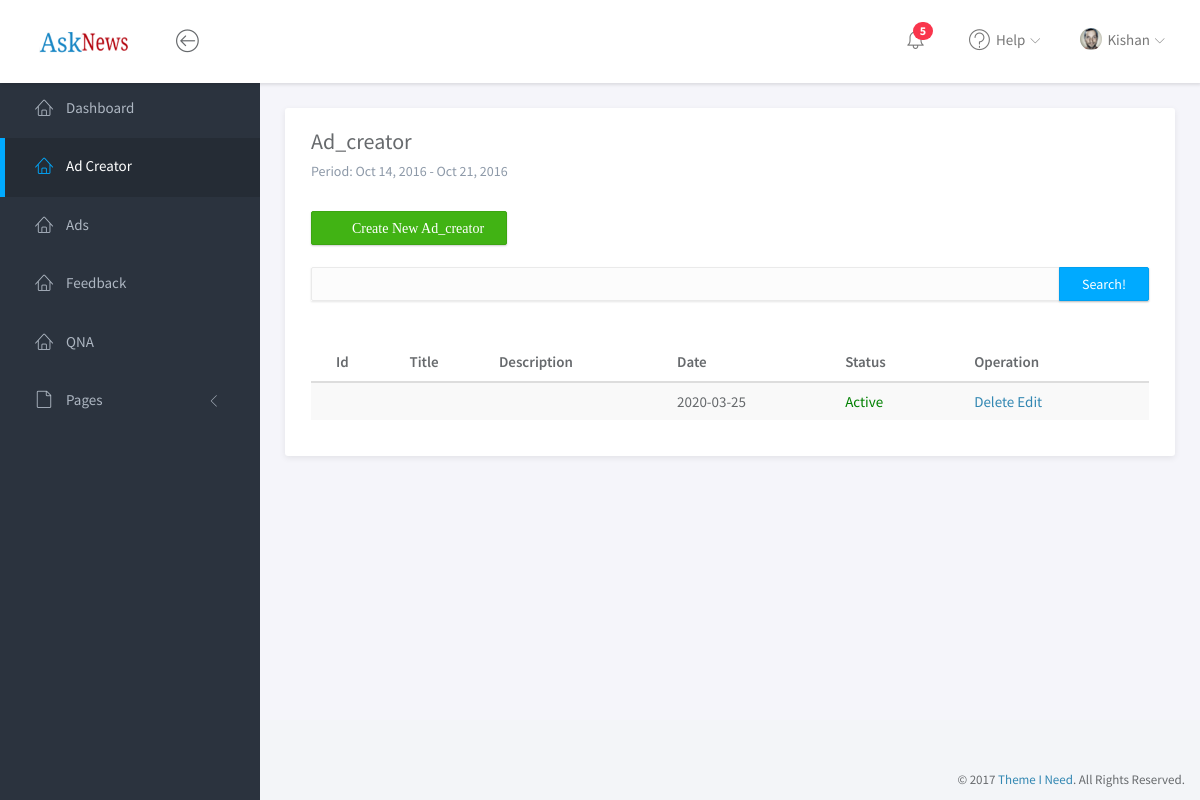
Page /Sub_Admin/ad_creator.php (signed in) on the committed database.
### tables this page shows
CREATE TABLE `tbl_module_user` (
  `id` int(5) NOT NULL,
  `user_name` varchar(30) NOT NULL,
  `image` varchar(30) NOT NULL,
  `first_name` varchar(30) NOT NULL,
  `last_name` varchar(30) NOT NULL,
  `email` varchar(50) NOT NULL,
  `password` text NOT NULL,
  `date` timestamp NOT NULL DEFAULT CURRENT_TIMESTAMP ON UPDATE CURRENT_TIMESTAMP,
  `status` tinyint(1) NOT NULL DEFAULT '1',
  `role` tinyint(1) NOT NULL DEFAULT '1'
);

CREATE TABLE `tbl_ad_creator` (
  `ad_creator_id` int(10) NOT NULL,
  `profile_image` varchar(30) NOT NULL,
  `username` varchar(30) NOT NULL,
  `company_name` varchar(30) NOT NULL,
  `about` varchar(255) NOT NULL,
  `phone` varchar(10) NOT NULL,
  `email` varchar(30) NOT NULL,
  `password` varchar(30) NOT NULL,
  `c_date` date NOT NULL,
  `u_date` timestamp NOT NULL DEFAULT CURRENT_TIMESTAMP ON UPDATE CURRENT_TIMESTAMP,
  `ip` varchar(50) NOT NULL,
  `status` tinyint(1) NOT NULL,
  `cvv_number` int(3) NOT NULL,
  `card_number` int(19) NOT NULL,
  `wallet` decimal(10,0) NOT NULL,
  `lifetime_amount` decimal(10,0) NOT NULL,
  `spend_amount` decimal(10,0) NOT NULL,
  `approval` tinyint(1) NOT NULL
);

### Sub_Admin/engine/engine.php (called while the page is built, shortened)
<?php
@$page=$_GET["page"];
  if($page=="" || $page==1)
  {
      @$page1=0;
  }
  else
  {
      @$page1=($page*5)-5;
  }
  if($type=="news"){
    $select="SELECT * FROM `tbl_$type` limit $page1,5";
  }else{
  $select="SELECT * FROM `tbl_$type` limit $page1,5";
  }
  $sql="SELECT * FROM `tbl_module_user` WHERE `user_name`='$ses' ";
  $qry=mysqli_query($con,$sql);
  $data=mysqli_fetch_array($qry);
if(isset($_POST["m_'.$type.'"])){
  $sql=$select;
}else{
  $sql=$select;
}
if(isset($_POST['search'])){
	if($_POST['keyword']==NULL){
    $error="Please Enter Hint Like ID or Title or caption to search ";
    $sql=$select;
  }
else{
  $searchkey = $_POST['keyword'];
  if($type=="picture" || $type=="slideshow"){
    $sql="select * from tbl_$type where caption like '%$searchkey%' or id like '%$searchkey%' and deletion='1'";
    }
    if($type=="gallery" || $type=="categories"){
      $sql="select * from tbl_$type where title like '%$searchkey%' or id like '%$searchkey%' and deletion='1'";
      }
      if($type=="qna"){
        $sql="select * from tbl_$type where question like '%$searchkey%' or id like '%$searchkey%' and deletion='1'";
        }
        if($type=="feedbcak"){
          $sql="select * from tbl_$type where subject like '%$searchkey%' or message like '%$searchkey%' or id like '%$searchkey%' and deletion='1'";
          }
}
}else{
  $sql=$select;
  }
  $query=mysqli_query($con,$sql);
?>

### Sub_Admin/Manager/ad_creator/tbl.php (the view, shortened to what this page needs)
<form action="<?php echo $_SERVER['PHP_SELF'];?>" method="post">
<button type="submit" class="btn btn-success" name="create"><i class="fa fa-plus-square">&nbsp; Create New <?php echo ucfirst($type);?></i></button>
           <br><br>             <div class="input-group">
							<input class="form-control" type="text" name="keyword">
							<span class="input-group-btn"><button class="btn btn-primary" type="submit" name="search">Search!</button></span>
						</div>
				<br><br>
                		<table class="table table-striped">
										<thead>
											<tr>
											<th>Id</th>
											<th>Title</th>
											<th>Description</th>
											<th>Date</th>
											<th>Status</th>
											<th>Operation</th>
											</tr>
										</thead>
										<tbody>
										<?php
	  while($row=mysqli_fetch_array($query)):
	  ?>
											<tr>
											<td><?php echo $row['id']; ?></td>
											<td><?php echo $row['title']; ?></td>
											<td><?php echo $row['seo_desc']; ?></td>
											<td><?php echo $row['c_date']; ?></td>
											<td>
		<a href="?status=<?php echo $row['id']; ?>" style="color:<?php echo $row['status']?'green':'red'; ?>" onclick="return confirm('Are you sure to change the status of item?')">
		<?php echo $row['status']?'Active':'in-active'; ?></td>
        <td><a href="?del=<?php echo $row['id']; ?>" class="ico del" onclick="return confirm('Are you sure to delete this item?')">Delete</a>
        <a href="?edit=<?php echo $row['id']; ?>" class="ico edit">Edit</a></td>
											</tr>
											<?php
											endwhile;
											?>
										</tbody>
									</table>
						</form>

### Sub_Admin/Includes/header.php (shortened to what this page needs)
<?php
include "../Super_Admin/includes/dbconfig.php";
$ses="";
	if(isset($_SESSION['newAdSub-AdminLogin'])||isset($_SESSION['newNewsSub-AdminLogin'])){
	if(isset($_SESSION['newAdSub-AdminLogin'])){
		$ses=$_SESSION['newAdSub-AdminLogin'];
	}else{
		$ses=$_SESSION['newNewsSub-AdminLogin'];
	}
    }
    else{
        header ("location: login.php");
    }
	include "engine/engine.php";
?>
<!doctype html>
<html lang="en">
<head>
	<link rel="stylesheet" href="assets/vendor/bootstrap/css/bootstrap.min.css">
	<link rel="stylesheet" href="assets/vendor/font-awesome/css/font-awesome.min.css">
	<link rel="stylesheet" href="assets/vendor/linearicons/style.css">
	<link rel="stylesheet" href="assets/vendor/toastr/toastr.min.css">
	<link rel="stylesheet" href="assets/css/main.css">
	<link rel="stylesheet" href="assets/css/demo.css">
</head>
<body>
	<div id="wrapper">
		<nav class="navbar navbar-default navbar-fixed-top">
			<div class="brand" >
				<a href="index.html"><img src="assets/img/logo-dark.png" style="height:21px;width:90px;"  ></a>
			</div>
			<div class="container-fluid">
				<div class="navbar-btn">
					<button type="button" class="btn-toggle-fullwidth"><i class="lnr lnr-arrow-left-circle"></i></button>
				</div>
				<div id="navbar-menu">
					<ul class="nav navbar-nav navbar-right">
						<li class="dropdown">
							<a href="#" class="dropdown-toggle icon-menu" data-toggle="dropdown">
								<i class="lnr lnr-alarm"></i>
								<span class="badge bg-danger">5</span>
							</a>
						</li>
						<li class="dropdown">
							<a href="#" class="dropdown-toggle" data-toggle="dropdown"><i class="lnr lnr-question-circle"></i> <span>Help</span> <i class="icon-submenu lnr lnr-chevron-down"></i></a>
						</li>
						<li class="dropdown">
							<a href="#" class="dropdown-toggle" data-toggle="dropdown"><img src="assets/img/user.png" class="img-circle" alt="Avatar"> <span><?php echo $data['user_name'];?></span> <i class="icon-submenu lnr lnr-chevron-down"></i></a>
						</li>
					</ul>
				</div>
			</div>
		</nav>
		<div id="sidebar-nav" class="sidebar">
			<div class="sidebar-scroll">
				<nav>
					<ul class="nav">
					<li><a href="index.php" <?php echo $type == "index"?'class="active"':'';?>><i class="lnr lnr-home"></i> <span>Dashboard</span></a></li>
					<?php
					if($_SESSION['role']==0){
					?>
					<li><a href="content_creator.php" <?php echo $type == "content_creator"?'class="active"':'';?>><i class="lnr lnr-home"></i> <span>Content Creator</span></a></li>
					<li><a href="news.php" <?php echo $type == "news"?'class="active"':'';?>><i class="lnr lnr-home"></i> <span> News</span></a></li>
					<?php
					}else{
					?>
					<li><a href="ad_creator.php" <?php echo $type == "ad_creator"?'class="active"':'';?>><i class="lnr lnr-home"></i> <span>Ad Creator</span></a></li>
					<li><a href="ads.php" <?php echo $type == "ads"?'class="active"':'';?>><i class="lnr lnr-home"></i> <span>Ads</span></a></li>
					<li><a href="feedback.php" <?php echo $type == "feedback"?'class="active"':'';?>><i class="lnr lnr-home"></i> <span>Feedback</span></a></li>
					<li><a href="qna.php" <?php echo $type == "qna"?'class="active"':'';?>><i class="lnr lnr-home"></i> <span>QNA</span></a></li>
					<?php
					}
					?>
                        <li>
							<a href="#subPages" data-toggle="collapse" class="collapsed"><i class="lnr lnr-file-empty"></i> <span>Pages</span> <i class="icon-submenu lnr lnr-chevron-left"></i></a>
						</li>
					</ul>
				</nav>
			</div>
		</div>

### rows in the picture
tbl_module_user: user_name "Kishan"
tbl_ad_creator: c_date "2020-03-25", status "Active"

### other values in the picture
$type "Ad_creator"
